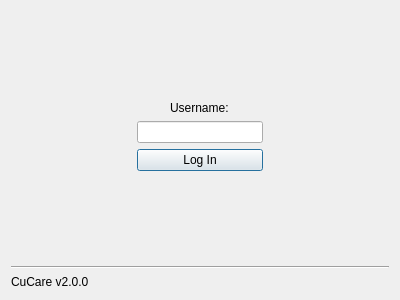
<?xml version="1.0" encoding="UTF-8"?>
<ui version="4.0">
 <class>LoginDialogWindow</class>
 <widget class="QDialog" name="LoginDialogWindow">
  <property name="geometry">
   <rect>
    <x>0</x>
    <y>0</y>
    <width>400</width>
    <height>300</height>
   </rect>
  </property>
  <property name="minimumSize">
   <size>
    <width>400</width>
    <height>300</height>
   </size>
  </property>
  <property name="maximumSize">
   <size>
    <width>400</width>
    <height>300</height>
   </size>
  </property>
  <property name="windowTitle">
   <string>Dialog</string>
  </property>
  <layout class="QGridLayout" name="gridLayout_3">
   <item row="0" column="0">
    <layout class="QGridLayout" name="gridLayout_2">
     <item row="0" column="1">
      <spacer name="NorthVerticalSpacer">
       <property name="orientation">
        <enum>Qt::Vertical</enum>
       </property>
       <property name="sizeHint" stdset="0">
        <size>
         <width>20</width>
         <height>40</height>
        </size>
       </property>
      </spacer>
     </item>
     <item row="1" column="0">
      <spacer name="LeftHorizontalSpacer">
       <property name="orientation">
        <enum>Qt::Horizontal</enum>
       </property>
       <property name="sizeHint" stdset="0">
        <size>
         <width>40</width>
         <height>20</height>
        </size>
       </property>
      </spacer>
     </item>
     <item row="1" column="1">
      <layout class="QGridLayout" name="gridLayout">
       <item row="0" column="0" alignment="Qt::AlignHCenter|Qt::AlignBottom">
        <widget class="QLabel" name="UsernameLabel">
         <property name="text">
          <string>Username:</string>
         </property>
        </widget>
       </item>
       <item row="1" column="0">
        <widget class="QLineEdit" name="UsernameLineEdit"/>
       </item>
       <item row="2" column="0">
        <widget class="QPushButton" name="LogInPushButton">
         <property name="text">
          <string>Log In</string>
         </property>
        </widget>
       </item>
      </layout>
     </item>
     <item row="1" column="2">
      <spacer name="RightHorizontalSpacer">
       <property name="orientation">
        <enum>Qt::Horizontal</enum>
       </property>
       <property name="sizeHint" stdset="0">
        <size>
         <width>40</width>
         <height>20</height>
        </size>
       </property>
      </spacer>
     </item>
     <item row="2" column="1">
      <spacer name="SouthVerticalSpacer">
       <property name="orientation">
        <enum>Qt::Vertical</enum>
       </property>
       <property name="sizeHint" stdset="0">
        <size>
         <width>20</width>
         <height>40</height>
        </size>
       </property>
      </spacer>
     </item>
    </layout>
   </item>
   <item row="1" column="0">
    <widget class="Line" name="line">
     <property name="orientation">
      <enum>Qt::Horizontal</enum>
     </property>
    </widget>
   </item>
   <item row="2" column="0">
    <widget class="QLabel" name="StatusLabel">
     <property name="text">
      <string>CuCare v2.0.0</string>
     </property>
    </widget>
   </item>
  </layout>
 </widget>
 <resources/>
 <connections/>
</ui>
